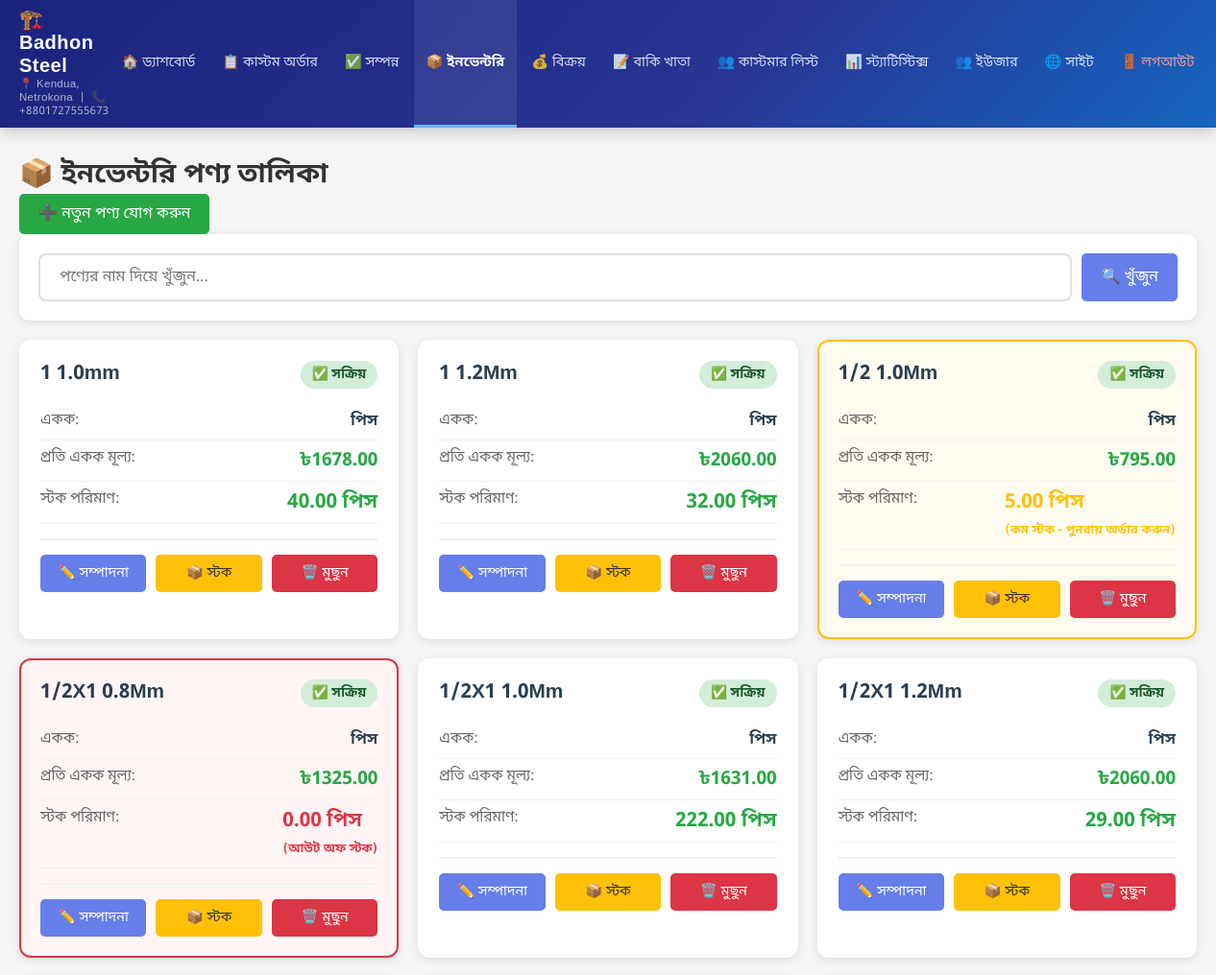
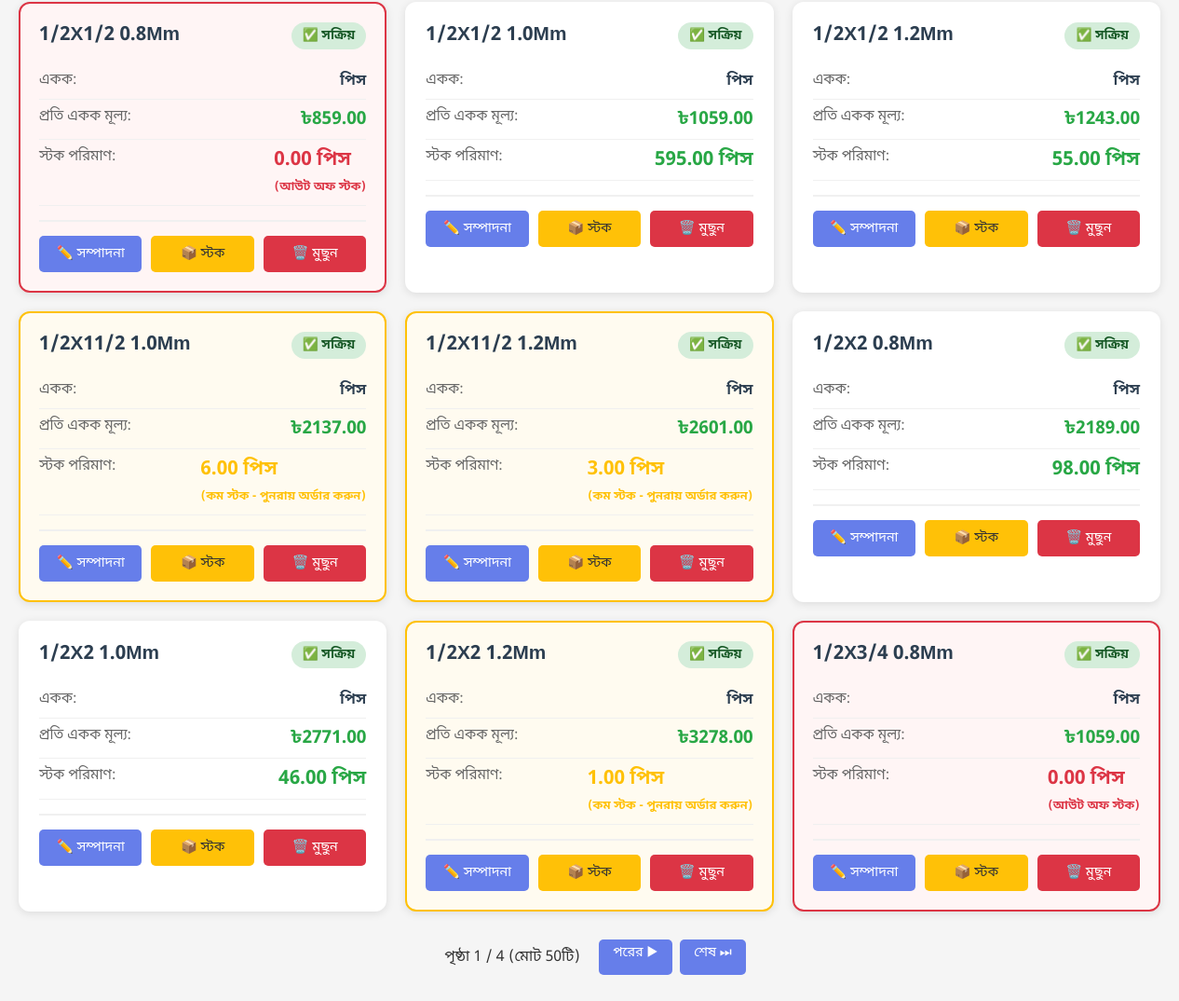
The app's page /admin-panel/inventory/ (signed in) with its own data (2 pictures, top to bottom).
### shop/models.py (models this page shows, shortened)
class InventoryProduct(models.Model):
    UNIT_CHOICES = [
        ('piece', 'পিস'),
        ('feet', 'ফুট'),
        ('meter', 'মিটার'),
        ('ton', 'টন'),
        ('kg', 'কেজি'),
    ]
    name = models.CharField(max_length=200, verbose_name='পণ্যের নাম')
    description = models.TextField(verbose_name='বিবরণ', blank=True)
    unit = models.CharField(max_length=20, choices=UNIT_CHOICES, verbose_name='একক')
    price_per_unit = models.DecimalField(max_digits=10, decimal_places=2, verbose_name='প্রতি একক মূল্য')
    stock_quantity = models.DecimalField(max_digits=10, decimal_places=2, verbose_name='স্টক পরিমাণ', default=0)
    is_active = models.BooleanField(default=True, verbose_name='সক্রিয়')
    created_at = models.DateTimeField(auto_now_add=True, verbose_name='তৈরির তারিখ')
    updated_at = models.DateTimeField(auto_now=True, verbose_name='আপডেটের তারিখ')
    image = models.ImageField(upload_to='inventory/', blank=True, null=True, verbose_name='ছবি')
    class Meta:
        verbose_name = 'ইনভেন্টরি পণ্য'
        verbose_name_plural = 'ইনভেন্টরি পণ্যসমূহ'
        ordering = ['name']
        unique_together = [['name', 'unit']]

### shop/views.py (the view)
# urls.py: path('admin-panel/inventory/', views.inventory_product_list, name='inventory_product_list'),
@login_required
def inventory_product_list(request):
    search_query = request.GET.get('search', '')
    page_number = request.GET.get('page', 1)
    products = InventoryProduct.objects.all()
    if search_query:
        products = products.filter(
            Q(name__icontains=search_query) |
            Q(description__icontains=search_query)
        )
    paginator = Paginator(products, 15)
    page_obj = paginator.get_page(page_number)
    context = {
        'products': page_obj,
        'page_obj': page_obj,
        'search_query': search_query,
    }
    return render(request, 'admin_panel/inventory_product_list.html', context)

### shop/templates/admin_panel/inventory_product_list.html (shortened to what this page needs)
{% extends 'admin_panel/base.html' %}
{% block content %}
<div class="inventory-header">
    <h2>📦 ইনভেন্টরি পণ্য তালিকা</h2>
    <a href="{% url 'inventory_product_create' %}" class="btn btn-success">➕ নতুন পণ্য যোগ করুন</a>
</div>
<div class="search-section">
    <form method="get" class="search-form">
        <input type="text" name="search" placeholder="পণ্যের নাম দিয়ে খুঁজুন..." value="{{ search_query }}" class="search-input">
        <button type="submit" class="btn btn-primary">🔍 খুঁজুন</button>
    </form>
</div>
{% if products %}
<div class="inventory-grid">
    {% for product in products %}
    <div class="product-card {% if product.stock_quantity <= 0 %}out-of-stock{% elif product.stock_quantity <= 10 %}low-stock{% endif %}">
        <div class="product-header">
            <h3 class="product-name">{{ product.name }}</h3>
            <span class="product-status {% if product.is_active %}status-active{% else %}status-inactive{% endif %}">
                {% if product.is_active %}✅ সক্রিয়{% else %}⏸️ নিষ্ক্রিয়{% endif %}
            </span>
        </div>
        <div class="product-info">
            <div class="info-row">
                <span class="info-label">একক:</span>
                <span class="info-value">{{ product.get_unit_display }}</span>
            </div>
            <div class="info-row">
                <span class="info-label">প্রতি একক মূল্য:</span>
                <span class="info-value price-value">৳{{ product.price_per_unit }}</span>
            </div>
            <div class="info-row">
                <span class="info-label">স্টক পরিমাণ:</span>
                <span class="info-value stock-value {% if product.stock_quantity <= 0 %}stock-out{% elif product.stock_quantity <= 10 %}stock-low{% else %}stock-ok{% endif %}">
                    {{ product.stock_quantity }} {{ product.get_unit_display }}
                    {% if product.stock_quantity <= 0 %}
                    <br><small style="font-size: 0.8rem;">(আউট অফ স্টক)</small>
                    {% elif product.stock_quantity <= 10 %}
                    <br><small style="font-size: 0.8rem;">(কম স্টক - পুনরায় অর্ডার করুন)</small>
                    {% endif %}
                </span>
            </div>
        </div>
        <div class="product-actions">
            <a href="{% url 'inventory_product_edit' product.pk %}" class="btn btn-primary">✏️ সম্পাদনা</a>
            <a href="{% url 'stock_management' product.pk %}" class="btn btn-warning">📦 স্টক</a>
            <a href="{% url 'inventory_product_delete' product.pk %}" class="btn btn-danger" onclick="return confirm('আপনি কি নিশ্চিত যে এই পণ্যটি মুছে ফেলতে চান?')">🗑️ মুছুন</a>
        </div>
    </div>
    {% endfor %}
</div>
{% else %}
<div class="empty-state">
    <h3>📦 কোনো পণ্য পাওয়া যায়নি</h3>
    <p style="color: #666; margin-bottom: 20px;">আপনার ইনভেন্টরিতে এখনো কোনো পণ্য নেই।</p>
    <a href="{% url 'inventory_product_create' %}" class="btn btn-success">➕ প্রথম পণ্য যোগ করুন</a>
</div>
{% endif %}
{% if page_obj.has_other_pages %}
<nav class="pagination-nav" style="margin-top: 24px; display: flex; justify-content: center; gap: 8px; flex-wrap: wrap;">
    <span class="pagination-info" style="align-self: center; padding: 8px 12px;">
        পৃষ্ঠা {{ page_obj.number }} / {{ page_obj.paginator.num_pages }} (মোট {{ page_obj.paginator.count }}টি)
    </span>
    {% if page_obj.has_next %}
    <a href="?page={{ page_obj.next_page_number }}{% if search_query %}&search={{ search_query }}{% endif %}" class="btn btn-sm">পরের ▶</a>
    <a href="?page={{ page_obj.paginator.num_pages }}{% if search_query %}&search={{ search_query }}{% endif %}" class="btn btn-sm">শেষ ⏭</a>
    {% endif %}
</nav>
{% endif %}
{% endblock %}

### records on screen
InventoryProduct: name "1 1.0mm", is_active "✅ সক্রিয়", unit "পিস", price_per_unit "1678.00", stock_quantity "40.00"
InventoryProduct: name "1 1.2Mm", is_active "✅ সক্রিয়", unit "পিস", price_per_unit "2060.00", stock_quantity "32.00"
InventoryProduct: name "1/2 1.0Mm", is_active "✅ সক্রিয়", unit "পিস", price_per_unit "795.00", stock_quantity "5.00", shows "(কম স্টক - পুনরায় অর্ডার করুন)"
InventoryProduct: name "1/2X1 0.8Mm", is_active "✅ সক্রিয়", unit "পিস", price_per_unit "1325.00", stock_quantity "0.00", shows "(আউট অফ স্টক)"
InventoryProduct: name "1/2X1 1.0Mm", is_active "✅ সক্রিয়", unit "পিস", price_per_unit "1631.00", stock_quantity "222.00"
InventoryProduct: name "1/2X1 1.2Mm", is_active "✅ সক্রিয়", unit "পিস", price_per_unit "2060.00", stock_quantity "29.00"
InventoryProduct: name "1/2X1/2 0.8Mm", is_active "✅ সক্রিয়", unit "পিস", price_per_unit "859.00", stock_quantity "0.00", shows "(আউট অফ স্টক)"
InventoryProduct: name "1/2X1/2 1.0Mm", is_active "✅ সক্রিয়", unit "পিস", price_per_unit "1059.00", stock_quantity "595.00"
InventoryProduct: name "1/2X1/2 1.2Mm", is_active "✅ সক্রিয়", unit "পিস", price_per_unit "1243.00", stock_quantity "55.00"
InventoryProduct: name "1/2X11/2 1.0Mm", is_active "✅ সক্রিয়", unit "পিস", price_per_unit "2137.00", stock_quantity "6.00", shows "(কম স্টক - পুনরায় অর্ডার করুন)"
InventoryProduct: name "1/2X11/2 1.2Mm", is_active "✅ সক্রিয়", unit "পিস", price_per_unit "2601.00", stock_quantity "3.00", shows "(কম স্টক - পুনরায় অর্ডার করুন)"
InventoryProduct: name "1/2X2 0.8Mm", is_active "✅ সক্রিয়", unit "পিস", price_per_unit "2189.00", stock_quantity "98.00"
InventoryProduct: name "1/2X2 1.0Mm", is_active "✅ সক্রিয়", unit "পিস", price_per_unit "2771.00", stock_quantity "46.00"
InventoryProduct: name "1/2X2 1.2Mm", is_active "✅ সক্রিয়", unit "পিস", price_per_unit "3278.00", stock_quantity "1.00", shows "(কম স্টক - পুনরায় অর্ডার করুন)"
InventoryProduct: name "1/2X3/4 0.8Mm", is_active "✅ সক্রিয়", unit "পিস", price_per_unit "1059.00", stock_quantity "0.00", shows "(আউট অফ স্টক)"

### other values on screen
{{ page_obj.number }} "1"
{{ page_obj.paginator.num_pages }} "4"
{{ page_obj.paginator.count }} "50"
